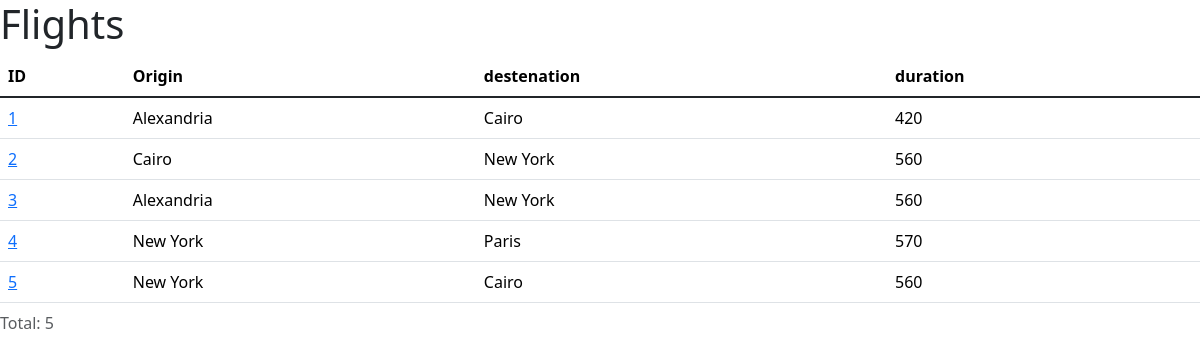
/flight/, run on the app's committed database.
### Flight/models.py (models this page shows, shortened)
class Flight(models.Model):
    origin = models.ForeignKey(Airport, on_delete=models.CASCADE, related_name="departures")
    destination = models.ForeignKey(Airport, on_delete=models.CASCADE, related_name="arrivals")
    duration = models.IntegerField()

class Airport(models.Model):
    code = models.CharField(max_length=3)
    city = models.CharField(max_length=64)

### Flight/views.py (the view)
# urls.py: path('', views.index, name='index'),
def index(request):
    return render(request, "flight/index.html", {"flights": Flight.objects.all(), 'lenght': len(Flight.objects.all())})

### Flight/templates/Flight/index.html
{% extends 'flight/layout.html' %}
{% block body %}
<h1>Flights</h1>
    {% if flights %}
    <table class="table table-hover">
    <caption>Total: {{ lenght }}</caption>
    <thead>
      <tr>
        <th scope="col">ID</th>
        <th scope="col">Origin</th>
        <th scope="col">destenation</th>
        <th scope="col">duration</th>
      </tr>
    </thead>
    <tbody class="table-group-divider">
    {% for flight in flights %}
        <tr>
          <td><a href="{% url 'flight' flight.id %}">{{flight.id}}</a></td>
          <td>{{flight.origin.city}}</td>
          <td>{{flight.destination.city}}</td>
          <td>{{flight.duration}}</td>
        </tr>
        {% endfor %}
      </tbody>
    </table>
    {% else %}
    <h2>No Flights</h1>
    {% endif %}
{% endblock %}

### data on the page
Flight: id "1", origin.city "Alexandria", destination.city "Cairo", duration "420"
Flight: id "2", origin.city "Cairo", destination.city "New York", duration "560"
Flight: id "3", origin.city "Alexandria", destination.city "New York", duration "560"
Flight: id "4", origin.city "New York", destination.city "Paris", duration "570"
Flight: id "5", origin.city "New York", destination.city "Cairo", duration "560"

### other printed values
{{ lenght }} "5"
